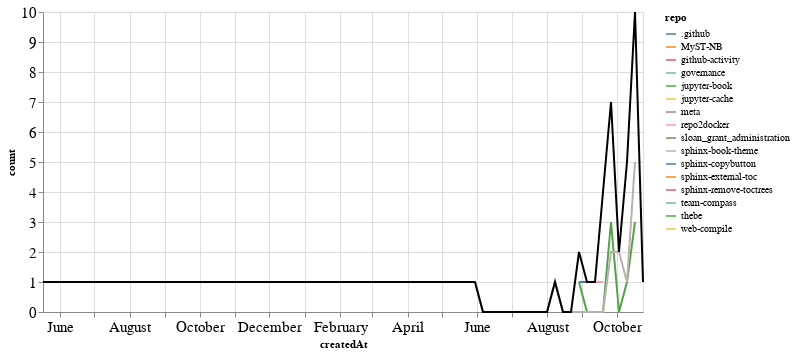

Here is the notebook cell this chart was saved with:
### Markdown cell above
### PRs

### Code cell
prs_time = prs.groupby('repo').resample('W', on='createdAt').count()['author'].reset_index()
prs_time = prs_time.rename(columns={'author': 'count'})
prs_time_total = prs_time.groupby('createdAt').agg({"count": "sum"}).reset_index()

ch1 = alt.Chart(prs_time, width=600).mark_line().encode(
    x='createdAt',
    y='count',
    color='repo',
    tooltip="repo"
)

ch2 = alt.Chart(prs_time_total, width=600).mark_line(color="black").encode(
    x='createdAt',
    y='count',
)

ch1 + ch2

### Figure 1 — Vega-Lite specification as saved in the notebook (floating-point values rounded to 4 significant figures)
{"config": {"axisLeft": {"labelFontSize": 15}, "axisBottom": {"labelFontSize": 15}}, "layer": [{"data": {"name": "data-baa936ac61d62b7e445cfe3a6dd38b80"}, "mark": "line", "encoding": {"color": {"type": "nominal", "field": "repo"}, "tooltip": {"type": "nominal", "field": "repo"}, "x": {"type": "temporal", "field": "createdAt"}, "y": {"type": "quantitative", "field": "count"}}, "width": 600}, {"data": {"name": "data-8281e5e00e36b1f7de55c898ebfe13f9"}, "mark": {"type": "line", "color": "black"}, "encoding": {"x": {"type": "temporal", "field": "createdAt"}, "y": {"type": "quantitative", "field": "count"}}, "width": 600}], "$schema": "https://vega.github.io/schema/vega-lite/v4.8.1.json", "datasets": {"data-baa936ac61d62b7e445cfe3a6dd38b80": [{"repo": ".github", "createdAt": "2021-08-29T00:00:00", "count": 1}, {"repo": ".github", "createdAt": "2021-09-05T00:00:00", "count": 1}, {"repo": "MyST-NB", "createdAt": "2021-10-10T00:00:00", "count": 1}, {"repo": "github-activity", "createdAt": "2021-04-04T00:00:00", "count": 1}, {"repo": "governance", "createdAt": "2021-09-19T00:00:00", "count": 2}, {"repo": "jupyter-book", "createdAt": "2021-08-29T00:00:00", "count": 1}, {"repo": "jupyter-book", "createdAt": "2021-09-05T00:00:00", "count": 0}, {"repo": "jupyter-book", "createdAt": "2021-09-12T00:00:00", "count": 0}, {"repo": "jupyter-book", "createdAt": "2021-09-19T00:00:00", "count": 0}, {"repo": "jupyter-book", "createdAt": "2021-09-26T00:00:00", "count": 3}, {"repo": "jupyter-book", "createdAt": "2021-10-03T00:00:00", "count": 0}, {"repo": "jupyter-book", "createdAt": "2021-10-10T00:00:00", "count": 1}, {"repo": "jupyter-book", "createdAt": "2021-10-17T00:00:00", "count": 3}, {"repo": "jupyter-cache", "createdAt": "2020-05-17T00:00:00", "count": 1}, {"repo": "meta", "createdAt": "2021-10-10T00:00:00", "count": 1}, {"repo": "repo2docker", "createdAt": "2021-09-12T00:00:00", "count": 1}, {"repo": "repo2docker", "createdAt": "2021-09-19T00:00:00", "count": 1}, {"repo": "sloan_grant_administration", "createdAt": "2021-10-10T00:00:00", "count": 1}, {"repo": "sphinx-book-theme", "createdAt": "2021-05-30T00:00:00", "count": 1}, {"repo": "sphinx-book-theme", "createdAt": "2021-06-06T00:00:00", "count": 0}, {"repo": "sphinx-book-theme", "createdAt": "2021-06-13T00:00:00", "count": 0}, {"repo": "sphinx-book-theme", "createdAt": "2021-06-20T00:00:00", "count": 0}, {"repo": "sphinx-book-theme", "createdAt": "2021-06-27T00:00:00", "count": 0}, {"repo": "sphinx-book-theme", "createdAt": "2021-07-04T00:00:00", "count": 0}, {"repo": "sphinx-book-theme", "createdAt": "2021-07-11T00:00:00", "count": 0}, {"repo": "sphinx-book-theme", "createdAt": "2021-07-18T00:00:00", "count": 0}, {"repo": "sphinx-book-theme", "createdAt": "2021-07-25T00:00:00", "count": 0}, {"repo": "sphinx-book-theme", "createdAt": "2021-08-01T00:00:00", "count": 0}, {"repo": "sphinx-book-theme", "createdAt": "2021-08-08T00:00:00", "count": 1}, {"repo": "sphinx-book-theme", "createdAt": "2021-08-15T00:00:00", "count": 0}, {"repo": "sphinx-book-theme", "createdAt": "2021-08-22T00:00:00", "count": 0}, {"repo": "sphinx-book-theme", "createdAt": "2021-08-29T00:00:00", "count": 0}, {"repo": "sphinx-book-theme", "createdAt": "2021-09-05T00:00:00", "count": 0}, {"repo": "sphinx-book-theme", "createdAt": "2021-09-12T00:00:00", "count": 0}, {"repo": "sphinx-book-theme", "createdAt": "2021-09-19T00:00:00", "count": 0}, {"repo": "sphinx-book-theme", "createdAt": "2021-09-26T00:00:00", "count": 2}, {"repo": "sphinx-book-theme", "createdAt": "2021-10-03T00:00:00", "count": 2}, {"repo": "sphinx-book-theme", "createdAt": "2021-10-10T00:00:00", "count": 1}, {"repo": "sphinx-book-theme", "createdAt": "2021-10-17T00:00:00", "count": 5}, {"repo": "sphinx-copybutton", "createdAt": "2021-10-17T00:00:00", "count": 2}, {"repo": "sphinx-external-toc", "createdAt": "2021-09-19T00:00:00", "count": 1}, {"repo": "sphinx-remove-toctrees", "createdAt": "2021-10-24T00:00:00", "count": 1}, {"repo": "team-compass", "createdAt": "2021-09-26T00:00:00", "count": 1}, {"repo": "thebe", "createdAt": "2020-11-01T00:00:00", "count": 1}, {"repo": "web-compile", "createdAt": "2021-09-26T00:00:00", "count": 1}], "data-8281e5e00e36b1f7de55c898ebfe13f9": [{"createdAt": "2020-05-17T00:00:00", "count": 1}, {"createdAt": "2020-11-01T00:00:00", "count": 1}, {"createdAt": "2021-04-04T00:00:00", "count": 1}, {"createdAt": "2021-05-30T00:00:00", "count": 1}, {"createdAt": "2021-06-06T00:00:00", "count": 0}, {"createdAt": "2021-06-13T00:00:00", "count": 0}, {"createdAt": "2021-06-20T00:00:00", "count": 0}, {"createdAt": "2021-06-27T00:00:00", "count": 0}, {"createdAt": "2021-07-04T00:00:00", "count": 0}, {"createdAt": "2021-07-11T00:00:00", "count": 0}, {"createdAt": "2021-07-18T00:00:00", "count": 0}, {"createdAt": "2021-07-25T00:00:00", "count": 0}, {"createdAt": "2021-08-01T00:00:00", "count": 0}, {"createdAt": "2021-08-08T00:00:00", "count": 1}, {"createdAt": "2021-08-15T00:00:00", "count": 0}, {"createdAt": "2021-08-22T00:00:00", "count": 0}, {"createdAt": "2021-08-29T00:00:00", "count": 2}, {"createdAt": "2021-09-05T00:00:00", "count": 1}, {"createdAt": "2021-09-12T00:00:00", "count": 1}, {"createdAt": "2021-09-19T00:00:00", "count": 4}, {"createdAt": "2021-09-26T00:00:00", "count": 7}, {"createdAt": "2021-10-03T00:00:00", "count": 2}, {"createdAt": "2021-10-10T00:00:00", "count": 5}, {"createdAt": "2021-10-17T00:00:00", "count": 10}, {"createdAt": "2021-10-24T00:00:00", "count": 1}]}}
